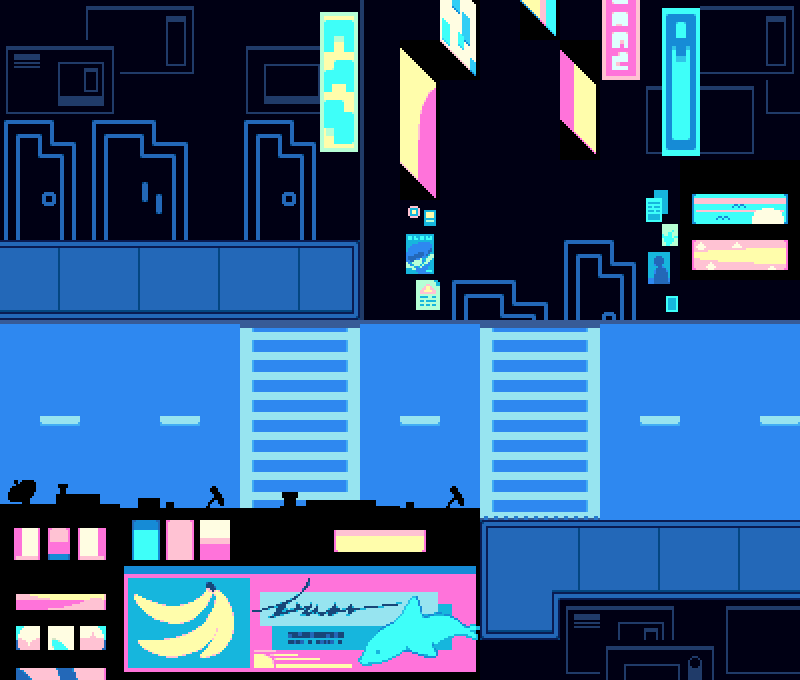

Rendered tile map (Tiled .tmx) drawn with the repository's tilesets; below, a short description and the full map source, tile grids included:
An orthogonal 20x17 tile map with 40x40 px tiles, 3 tile layers (Tile Layer 1, Tile Layer 2, Tile Layer 3), 5 tilesets and 26 objects (7x traffic_marker, 3x parallax_window, 2x traffic_car_generator, 2x traffic_switch, spawn, ...).

<map version="1.10" tiledversion="1.10.2" orientation="orthogonal" renderorder="right-down" width="20" height="17" tilewidth="40" tileheight="40" infinite="0" nextlayerid="9" nextobjectid="35">
 <editorsettings>
  <export target="sideways_cars_1.lua" format="lua" />
 </editorsettings>
 <properties>
  <property name="music" value="deltarune/cybercity" />
 </properties>
 <tileset firstgid="1" source="../../tilesets/street_edges.tsx" />
 <tileset firstgid="209" source="../../tilesets/dw_city_street.tsx" />
 <tileset firstgid="319" source="../../tilesets/city_sidewalk.tsx" />
 <tileset firstgid="559" source="../../tilesets/bg_dw_city.tsx" />
 <tileset firstgid="1171" source="../../tilesets/city_windows.tsx" />
 <layer id="1" name="Tile Layer 1" width="20" height="17">
  <data encoding="csv">
54,54,27,28,29,54,54,54,54,47,54,1043,54,1012,54,54,54,27,28,29,
37,38,39,41,42,54,115,116,117,47,958,1060,54,54,1029,54,54,40,41,42,
50,51,52,54,54,54,128,129,130,47,975,54,54,54,1046,54,105,106,107,118,
54,54,54,54,54,54,54,54,54,47,992,54,54,54,1063,54,118,119,120,54,
54,54,54,54,54,54,54,54,54,47,1009,54,54,54,54,54,778,862,863,864,
54,54,54,54,54,54,54,54,54,47,727,54,54,54,54,54,795,879,880,881,
279,276,279,276,279,276,279,276,304,47,744,54,54,54,54,54,812,896,897,898,
257,254,257,254,257,254,257,254,260,47,761,54,54,54,54,54,829,54,54,54,
268,268,268,268,268,268,834,835,836,268,268,268,834,835,836,268,268,268,268,268,
283,283,283,283,283,283,851,852,853,283,283,283,851,852,853,283,283,283,283,283,
283,443,283,283,443,283,851,852,853,283,443,283,851,852,853,283,443,283,283,443,
283,283,283,283,283,283,851,852,853,283,283,283,851,852,853,283,283,283,283,283,
283,283,283,283,283,283,868,869,870,283,283,283,868,869,870,283,283,283,283,283,
54,54,54,54,54,54,54,54,54,54,54,54,296,279,276,279,276,279,276,279,
54,54,54,54,54,54,54,54,54,54,54,54,269,259,254,257,254,257,254,257,
54,54,54,54,54,54,54,54,54,54,54,54,262,260,37,38,39,54,105,106,
54,54,54,54,54,54,54,54,54,54,54,54,54,54,50,115,116,117,118,119
</data>
 </layer>
 <layer id="2" name="Tile Layer 2" width="20" height="17">
  <data encoding="csv">
0,0,0,0,0,0,0,0,0,0,0,0,0,0,0,0,0,0,0,0,
0,0,0,0,0,0,0,0,0,0,0,0,0,0,0,0,0,0,0,0,
0,0,0,0,0,0,0,0,0,0,0,0,0,0,0,0,0,0,0,0,
226,227,228,229,230,0,226,227,0,0,0,0,0,0,0,0,0,0,0,0,
237,238,239,240,241,0,237,238,0,0,0,0,0,0,0,0,0,0,0,0,
248,249,250,251,252,0,248,249,0,0,0,0,0,0,0,0,0,0,0,0,
0,0,0,0,0,0,0,0,0,0,0,0,0,0,226,227,0,0,0,0,
0,0,0,0,0,0,0,0,0,0,0,228,229,230,237,238,0,0,0,0,
0,0,0,0,0,0,0,0,0,0,0,0,0,0,0,0,0,0,0,0,
0,0,0,0,0,0,0,0,0,0,0,0,0,0,0,0,0,0,0,0,
0,0,0,0,0,0,0,0,0,0,0,0,0,0,0,0,0,0,0,0,
0,0,0,0,0,0,0,0,0,0,0,0,0,0,0,0,0,0,0,0,
0,0,0,0,0,0,0,0,0,0,0,0,0,0,0,0,0,0,0,0,
0,0,0,0,0,0,0,0,0,0,0,0,0,0,0,0,0,0,0,0,
0,0,0,0,0,0,0,0,0,0,0,0,0,0,0,0,0,0,0,0,
0,0,0,0,0,0,0,0,0,0,0,0,0,0,0,0,0,0,0,0,
0,0,0,0,0,0,0,0,0,0,0,0,0,0,0,0,0,0,0,0
</data>
 </layer>
 <objectgroup color="#aa00ff" id="8" name="markers">
  <object id="30" name="spawn" x="160" y="280">
   <point />
  </object>
 </objectgroup>
 <objectgroup color="#ff00ff" id="3" name="objects">
  <object id="1" name="parallax_window" x="480" y="200" width="80" height="80" />
  <object id="2" name="parallax_window" x="560" y="160" width="80" height="80">
   <properties>
    <property name="inverted" type="bool" value="true" />
   </properties>
  </object>
  <object id="3" gid="1171" x="479" y="281" width="82" height="82" />
  <object id="4" gid="1172" x="559" y="241" width="82" height="82" />
  <object id="5" name="parallax_window" x="480" y="120" width="80" height="80" />
  <object id="7" gid="1173" x="479" y="201" width="82" height="82" />
  <object id="11" name="traffic_marker" x="270" y="240" width="50" height="80" />
  <object id="12" name="traffic_marker" x="180" y="240" width="90" height="80" />
  <object id="13" name="traffic_marker" x="0" y="240" width="90" height="80" />
  <object id="14" name="traffic_marker" x="90" y="240" width="90" height="80" />
  <object id="16" name="traffic_marker" x="710" y="520" width="90" height="80" />
  <object id="17" name="traffic_marker" x="520" y="520" width="100" height="80" />
  <object id="18" name="traffic_marker" x="620" y="520" width="90" height="80" />
  <object id="19" name="traffic_car_generator" x="-80" y="440" width="40" height="80">
   <properties>
    <property name="gen_rate" type="int" value="15" />
    <property name="gen_speed" type="int" value="15" />
    <property name="group" type="int" value="0" />
    <property name="prepopulate" type="bool" value="true" />
    <property name="walkdir" value="right" />
   </properties>
  </object>
  <object id="20" name="traffic_car_generator" x="840" y="320" width="40" height="80">
   <properties>
    <property name="gen_rate" type="int" value="15" />
    <property name="gen_speed" type="int" value="15" />
    <property name="group" type="int" value="0" />
    <property name="prepopulate" type="bool" value="true" />
    <property name="walkdir" value="left" />
   </properties>
  </object>
  <object id="31" name="traffic_switch" x="320" y="178" width="40" height="102">
   <properties>
    <property name="group" type="int" value="0" />
    <property name="type" type="int" value="1" />
   </properties>
  </object>
  <object id="32" name="traffic_switch" x="480" y="538" width="40" height="102">
   <properties>
    <property name="group" type="int" value="0" />
    <property name="type" type="int" value="1" />
   </properties>
  </object>
 </objectgroup>
 <objectgroup color="#ffaaff" id="5" name="objects_traffic">
  <object id="8" name="trafficarea" x="0" y="320" width="800" height="200" />
 </objectgroup>
 <layer id="4" name="Tile Layer 3" width="20" height="17">
  <data encoding="csv">
0,0,0,0,0,0,0,0,779,0,0,0,0,0,0,745,656,657,0,0,
0,0,0,0,0,0,0,0,796,0,0,0,0,0,0,762,673,674,0,0,
0,0,0,0,0,0,0,0,813,0,0,0,0,0,0,0,690,691,0,0,
0,0,0,0,0,0,0,0,830,0,0,0,0,0,0,0,707,708,0,0,
0,0,0,0,0,0,0,0,0,0,0,0,0,0,0,0,0,0,0,0,
0,0,0,0,0,0,0,0,0,0,0,0,0,0,0,0,0,0,0,0,
0,0,0,0,0,0,0,0,0,0,0,0,0,0,0,0,0,0,0,0,
0,0,0,0,0,0,0,0,0,0,0,0,0,0,0,0,0,0,0,0,
0,0,0,0,0,0,0,0,0,0,0,0,0,0,0,0,0,0,0,0,
0,0,0,0,0,0,0,0,0,0,0,0,0,0,0,0,0,0,0,0,
0,0,0,0,0,0,0,0,0,0,0,0,0,0,0,0,0,0,0,0,
0,0,0,0,0,0,0,0,0,0,0,0,0,0,0,0,0,0,0,0,
653,654,655,670,671,672,721,704,705,706,671,672,0,0,0,0,0,0,0,0,
854,855,856,913,914,915,1070,1070,837,838,839,1070,0,0,0,0,0,0,0,0,
858,859,860,678,679,680,681,682,683,684,685,686,0,0,0,0,0,0,0,0,
875,876,877,695,696,697,698,699,700,701,702,703,0,0,0,0,0,0,0,0,
892,893,894,712,713,714,715,716,717,718,719,720,0,0,0,0,0,0,0,0
</data>
 </layer>
 <objectgroup color="#0000ff" id="6" name="collision">
  <object id="21" x="0" y="200" width="360" height="40" />
  <object id="23" x="360" y="240" width="440" height="80" />
  <object id="24" x="0" y="520" width="480" height="160" />
  <object id="25" x="560" y="600" width="240" height="80" />
  <object id="28" x="-40" y="320" width="40" height="200" />
  <object id="29" x="800" y="320" width="40" height="200" />
  <object id="34" x="480" y="640" width="80" height="40" />
 </objectgroup>
</map>
